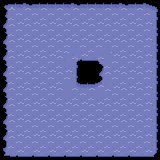

The image is a tile-based game level rendered from a .tmx file. Its description and complete source (layers, tilesets, objects, tile grids) follow:
An orthogonal 10x10 tile map with 16x16 px tiles, 1 tile layer (Tile Layer 1) and 4 objects.

<map version="1.9" tiledversion="1.9.0" orientation="orthogonal" renderorder="right-down" width="10" height="10" tilewidth="16" tileheight="16" infinite="0" nextlayerid="3" nextobjectid="12">
 <editorsettings>
  <export target="map1.json" format="json" />
 </editorsettings>
 <tileset firstgid="1" name="water" tilewidth="16" tileheight="16" tilecount="24" columns="4">
  <image source="tiles/wateru.png" width="64" height="96" />
 </tileset>
 <layer id="1" name="Tile Layer 1" width="10" height="10">
  <data encoding="csv">
9,10,11,11,10,11,11,10,11,12,
13,14,15,14,14,14,14,14,15,16,
17,18,14,14,14,14,14,14,19,20,
13,14,14,14,8,23,7,14,14,20,
13,14,14,14,16,0,13,14,15,16,
17,18,19,14,4,11,3,18,19,20,
13,14,14,14,14,14,14,14,14,20,
13,14,15,14,14,15,14,14,15,16,
17,18,19,14,18,19,14,18,19,20,
21,22,23,22,22,23,22,22,23,24
</data>
 </layer>
 <objectgroup id="2" name="startinglocs">
  <object id="8" x="39.6667" y="133.667">
   <point />
  </object>
  <object id="9" x="72" y="118">
   <point />
  </object>
  <object id="10" x="104.333" y="137">
   <point />
  </object>
  <object id="11" x="133" y="120.333">
   <point />
  </object>
 </objectgroup>
</map>
